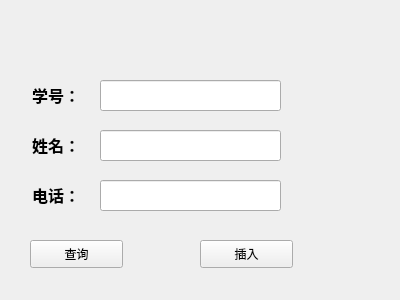
<?xml version="1.0" encoding="UTF-8"?>
<ui version="4.0">
 <class>Widget</class>
 <widget class="QWidget" name="Widget">
  <property name="geometry">
   <rect>
    <x>0</x>
    <y>0</y>
    <width>400</width>
    <height>300</height>
   </rect>
  </property>
  <property name="windowTitle">
   <string>Widget</string>
  </property>
  <widget class="QLabel" name="label">
   <property name="geometry">
    <rect>
     <x>20</x>
     <y>80</y>
     <width>72</width>
     <height>31</height>
    </rect>
   </property>
   <property name="text">
    <string>&lt;html&gt;&lt;head/&gt;&lt;body&gt;&lt;p align=&quot;center&quot;&gt;&lt;span style=&quot; font-size:12pt; font-weight:600;&quot;&gt;学号：&lt;/span&gt;&lt;/p&gt;&lt;/body&gt;&lt;/html&gt;</string>
   </property>
  </widget>
  <widget class="QLineEdit" name="idLineEdit">
   <property name="geometry">
    <rect>
     <x>100</x>
     <y>80</y>
     <width>181</width>
     <height>31</height>
    </rect>
   </property>
  </widget>
  <widget class="QLabel" name="label_2">
   <property name="geometry">
    <rect>
     <x>20</x>
     <y>130</y>
     <width>72</width>
     <height>31</height>
    </rect>
   </property>
   <property name="text">
    <string>&lt;html&gt;&lt;head/&gt;&lt;body&gt;&lt;p align=&quot;center&quot;&gt;&lt;span style=&quot; font-size:12pt; font-weight:600;&quot;&gt;姓名：&lt;/span&gt;&lt;/p&gt;&lt;/body&gt;&lt;/html&gt;</string>
   </property>
  </widget>
  <widget class="QLineEdit" name="nameLineEdit">
   <property name="geometry">
    <rect>
     <x>100</x>
     <y>130</y>
     <width>181</width>
     <height>31</height>
    </rect>
   </property>
  </widget>
  <widget class="QLineEdit" name="birLineEdit">
   <property name="geometry">
    <rect>
     <x>100</x>
     <y>180</y>
     <width>181</width>
     <height>31</height>
    </rect>
   </property>
  </widget>
  <widget class="QLabel" name="label_3">
   <property name="geometry">
    <rect>
     <x>20</x>
     <y>180</y>
     <width>72</width>
     <height>31</height>
    </rect>
   </property>
   <property name="text">
    <string>&lt;html&gt;&lt;head/&gt;&lt;body&gt;&lt;p align=&quot;center&quot;&gt;&lt;span style=&quot; font-size:12pt; font-weight:600;&quot;&gt;电话：&lt;/span&gt;&lt;/p&gt;&lt;/body&gt;&lt;/html&gt;</string>
   </property>
  </widget>
  <widget class="QPushButton" name="findPushButton">
   <property name="geometry">
    <rect>
     <x>30</x>
     <y>240</y>
     <width>93</width>
     <height>28</height>
    </rect>
   </property>
   <property name="text">
    <string>查询</string>
   </property>
  </widget>
  <widget class="QPushButton" name="insertPushButton">
   <property name="geometry">
    <rect>
     <x>200</x>
     <y>240</y>
     <width>93</width>
     <height>28</height>
    </rect>
   </property>
   <property name="text">
    <string>插入</string>
   </property>
  </widget>
 </widget>
 <layoutdefault spacing="6" margin="11"/>
 <resources/>
 <connections/>
</ui>
